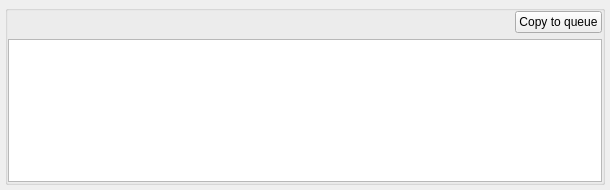
<?xml version="1.0" encoding="UTF-8"?>
<ui version="4.0">
 <class>Form</class>
 <widget class="QWidget" name="Form">
  <property name="geometry">
   <rect>
    <x>0</x>
    <y>0</y>
    <width>610</width>
    <height>190</height>
   </rect>
  </property>
  <property name="sizePolicy">
   <sizepolicy hsizetype="Expanding" vsizetype="Expanding">
    <horstretch>0</horstretch>
    <verstretch>0</verstretch>
   </sizepolicy>
  </property>
  <property name="windowTitle">
   <string>Form</string>
  </property>
  <layout class="QHBoxLayout" name="horizontalLayout_2">
   <property name="leftMargin">
    <number>5</number>
   </property>
   <property name="topMargin">
    <number>5</number>
   </property>
   <property name="rightMargin">
    <number>5</number>
   </property>
   <property name="bottomMargin">
    <number>5</number>
   </property>
   <item>
    <widget class="QGroupBox" name="groupBox">
     <property name="sizePolicy">
      <sizepolicy hsizetype="Expanding" vsizetype="Expanding">
       <horstretch>0</horstretch>
       <verstretch>0</verstretch>
      </sizepolicy>
     </property>
     <property name="title">
      <string/>
     </property>
     <layout class="QVBoxLayout" name="verticalLayout">
      <property name="leftMargin">
       <number>0</number>
      </property>
      <property name="topMargin">
       <number>0</number>
      </property>
      <property name="rightMargin">
       <number>0</number>
      </property>
      <property name="bottomMargin">
       <number>0</number>
      </property>
      <item>
       <widget class="QWidget" name="widget" native="true">
        <layout class="QHBoxLayout" name="horizontalLayout">
         <property name="leftMargin">
          <number>0</number>
         </property>
         <property name="topMargin">
          <number>0</number>
         </property>
         <property name="rightMargin">
          <number>0</number>
         </property>
         <property name="bottomMargin">
          <number>0</number>
         </property>
         <item>
          <spacer name="horizontalSpacer">
           <property name="orientation">
            <enum>Qt::Horizontal</enum>
           </property>
           <property name="sizeHint" stdset="0">
            <size>
             <width>40</width>
             <height>20</height>
            </size>
           </property>
          </spacer>
         </item>
         <item>
          <widget class="QPushButton" name="copyButton">
           <property name="sizePolicy">
            <sizepolicy hsizetype="Fixed" vsizetype="Fixed">
             <horstretch>0</horstretch>
             <verstretch>0</verstretch>
            </sizepolicy>
           </property>
           <property name="maximumSize">
            <size>
             <width>150</width>
             <height>16777215</height>
            </size>
           </property>
           <property name="text">
            <string>Copy to queue</string>
           </property>
           <property name="icon">
            <iconset>
             <normaloff>icons/duplicate.png</normaloff>icons/duplicate.png</iconset>
           </property>
          </widget>
         </item>
        </layout>
       </widget>
      </item>
      <item>
       <widget class="QPlainTextEdit" name="planTextEdit">
        <property name="font">
         <font>
          <family>Menlo</family>
          <pointsize>11</pointsize>
         </font>
        </property>
        <property name="lineWrapMode">
         <enum>QPlainTextEdit::NoWrap</enum>
        </property>
        <property name="readOnly">
         <bool>true</bool>
        </property>
       </widget>
      </item>
     </layout>
    </widget>
   </item>
  </layout>
 </widget>
 <resources/>
 <connections/>
</ui>
